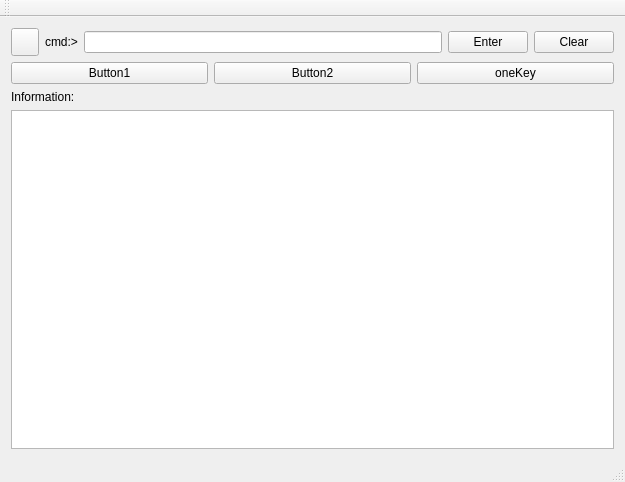
<?xml version="1.0" encoding="UTF-8"?>
<ui version="4.0">
 <class>MainWindow</class>
 <widget class="QMainWindow" name="MainWindow">
  <property name="geometry">
   <rect>
    <x>0</x>
    <y>0</y>
    <width>625</width>
    <height>482</height>
   </rect>
  </property>
  <property name="windowTitle">
   <string>MainWindow</string>
  </property>
  <widget class="QWidget" name="centralWidget">
   <layout class="QVBoxLayout" name="verticalLayout">
    <item>
     <layout class="QHBoxLayout" name="horizontalLayout">
      <item>
       <widget class="QPushButton" name="pushButtonCmd">
        <property name="minimumSize">
         <size>
          <width>28</width>
          <height>28</height>
         </size>
        </property>
        <property name="maximumSize">
         <size>
          <width>28</width>
          <height>28</height>
         </size>
        </property>
        <property name="statusTip">
         <string>写入abd文件到C盘</string>
        </property>
        <property name="styleSheet">
         <string notr="true">background-image: url(:/img/ima2.png);</string>
        </property>
        <property name="text">
         <string/>
        </property>
       </widget>
      </item>
      <item>
       <widget class="QLabel" name="label_2">
        <property name="text">
         <string>cmd:&gt;</string>
        </property>
       </widget>
      </item>
      <item>
       <widget class="QLineEdit" name="lineEditCmd"/>
      </item>
      <item>
       <widget class="QPushButton" name="pushButtonEnter">
        <property name="text">
         <string>Enter</string>
        </property>
        <property name="shortcut">
         <string>Enter</string>
        </property>
       </widget>
      </item>
      <item>
       <widget class="QPushButton" name="pushButtonClear">
        <property name="text">
         <string>Clear</string>
        </property>
       </widget>
      </item>
     </layout>
    </item>
    <item>
     <layout class="QHBoxLayout" name="horizontalLayout_2">
      <item>
       <widget class="QPushButton" name="pushButtonOne">
        <property name="text">
         <string>Button1</string>
        </property>
       </widget>
      </item>
      <item>
       <widget class="QPushButton" name="pushButtonTwo">
        <property name="text">
         <string>Button2</string>
        </property>
       </widget>
      </item>
      <item>
       <widget class="QPushButton" name="pushButtonOneKey">
        <property name="text">
         <string>oneKey</string>
        </property>
       </widget>
      </item>
     </layout>
    </item>
    <item>
     <widget class="QLabel" name="label">
      <property name="text">
       <string>Information:</string>
      </property>
     </widget>
    </item>
    <item>
     <widget class="QTextBrowser" name="textBrowserInfo"/>
    </item>
   </layout>
  </widget>
  <widget class="QMenuBar" name="menuBar">
   <property name="geometry">
    <rect>
     <x>0</x>
     <y>0</y>
     <width>625</width>
     <height>25</height>
    </rect>
   </property>
  </widget>
  <widget class="QToolBar" name="mainToolBar">
   <attribute name="toolBarArea">
    <enum>TopToolBarArea</enum>
   </attribute>
   <attribute name="toolBarBreak">
    <bool>false</bool>
   </attribute>
  </widget>
  <widget class="QStatusBar" name="statusBar"/>
 </widget>
 <layoutdefault spacing="6" margin="11"/>
 <resources/>
 <connections/>
</ui>
